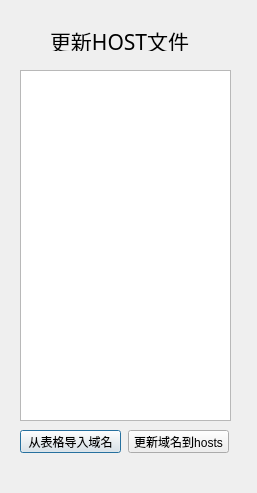
<?xml version="1.0" encoding="UTF-8"?>
<ui version="4.0">
 <class>Dialog</class>
 <widget class="QDialog" name="Dialog">
  <property name="geometry">
   <rect>
    <x>0</x>
    <y>0</y>
    <width>257</width>
    <height>493</height>
   </rect>
  </property>
  <property name="windowTitle">
   <string>Dialog</string>
  </property>
  <widget class="QPlainTextEdit" name="add_list">
   <property name="geometry">
    <rect>
     <x>20</x>
     <y>70</y>
     <width>211</width>
     <height>351</height>
    </rect>
   </property>
   <property name="font">
    <font>
     <pointsize>12</pointsize>
    </font>
   </property>
   <property name="plainText">
    <string/>
   </property>
  </widget>
  <widget class="QLabel" name="titel_label">
   <property name="geometry">
    <rect>
     <x>50</x>
     <y>30</y>
     <width>141</width>
     <height>21</height>
    </rect>
   </property>
   <property name="font">
    <font>
     <family>微软雅黑</family>
     <pointsize>16</pointsize>
    </font>
   </property>
   <property name="text">
    <string>更新HOST文件</string>
   </property>
  </widget>
  <widget class="QPushButton" name="import_btn">
   <property name="geometry">
    <rect>
     <x>20</x>
     <y>430</y>
     <width>101</width>
     <height>23</height>
    </rect>
   </property>
   <property name="text">
    <string>从表格导入域名</string>
   </property>
  </widget>
  <widget class="QPushButton" name="update_btn">
   <property name="geometry">
    <rect>
     <x>128</x>
     <y>430</y>
     <width>101</width>
     <height>23</height>
    </rect>
   </property>
   <property name="text">
    <string>更新域名到hosts</string>
   </property>
  </widget>
 </widget>
 <resources/>
 <connections/>
</ui>
